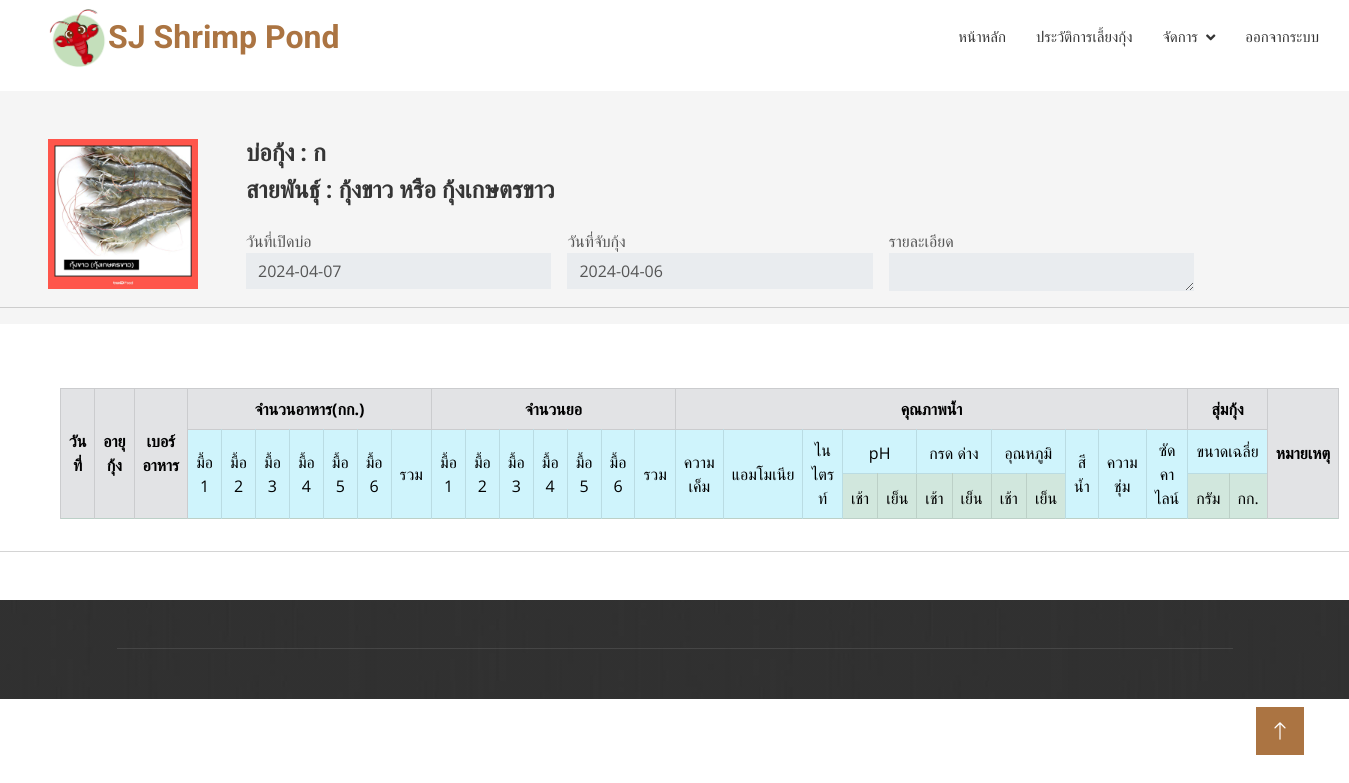
Page /infoshrimp_cp.php?ISP_ID=1 (signed in) on the committed database.
### tables this page shows
CREATE TABLE `shr_infoshrimp` (
  `ISP_ID` int(11) NOT NULL,
  `PON_ID` int(11) NOT NULL COMMENT 'บ่อ',
  `BRE_ID` int(11) NOT NULL COMMENT 'สายพันธุ์',
  `ISP_START` date DEFAULT NULL COMMENT 'วันที่เปิด',
  `ISP_END` date DEFAULT NULL COMMENT 'วันที่ปิด',
  `ISP_STAMP` timestamp NOT NULL DEFAULT current_timestamp() ON UPDATE current_timestamp(),
  `ISP_STATUS` varchar(3) NOT NULL COMMENT 'สถานะ',
  `ISP_NOTE` text NOT NULL,
  `ISP_ITEM` int(11) NOT NULL,
  `ISP_PRICE` decimal(5,2) NOT NULL COMMENT 'ราคากุ้งต่อตัว',
  `ISP_PRICE_OTH` int(11) NOT NULL DEFAULT 0,
  `ISP_ENDITEMKG` int(11) DEFAULT NULL,
  `ISP_ENDPRICEKG` int(11) DEFAULT NULL
);

CREATE TABLE `shr_breed` (
  `BRE_ID` int(11) NOT NULL,
  `BRE_NAME` varchar(50) NOT NULL,
  `BRE_STATUS` varchar(3) DEFAULT NULL,
  `BRE_STAMP` timestamp NOT NULL DEFAULT current_timestamp() ON UPDATE current_timestamp(),
  `BRE_IMG` varchar(100) NOT NULL
);

CREATE TABLE `shr_pond` (
  `PON_ID` int(11) NOT NULL,
  `PON_NAME` varchar(50) NOT NULL,
  `PON_STAMP` timestamp NOT NULL DEFAULT current_timestamp() ON UPDATE current_timestamp(),
  `PON_STATUS` varchar(2) DEFAULT NULL,
  `PON_DELETE` int(11) DEFAULT NULL
);

### config/connectdb.php (called while the page is built, shortened)
<?php
class Database
{
    private static $link = null;
    private static function getLink()
    {
        if (self::$link) {
            return self::$link;
        }
        self::$link = new PDO("mysql:host=" . DB_HOST . ";dbname=" . DB_NAME . ";charset=utf8", DB_USERNAME, DB_PASSWORD);
        self::$link->setAttribute(PDO::ATTR_ERRMODE, PDO::ERRMODE_EXCEPTION);
        return self::$link;
    }
    public static function __callStatic($name, $args)
    {
        $callback = array(self::getLink(), $name);
        return call_user_func_array($callback, $args);
    }
}
?>

### infoshrimp_cp.php (the view, shortened to what this page needs)
<!DOCTYPE html>
<html lang="en">
<head>
    <?php include ("inc/head.php") ?>
</head>
<body>
    <?php include ("inc/header.php") ?>
    <?php
    $isp_rco = Database::query("SELECT * FROM `shr_infoshrimp`
        INNER JOIN shr_pond ON shr_infoshrimp.PON_ID = shr_pond.PON_ID
        INNER JOIN shr_breed ON shr_infoshrimp.BRE_ID = shr_breed.BRE_ID
        WHERE shr_infoshrimp.ISP_ID  = '{$_GET["ISP_ID"]}' ;
        ", PDO::FETCH_OBJ)->fetch(PDO::FETCH_OBJ);
    ?>
    <div class="container-fluid bg-light overflow-hidden px-lg-0" style="margin: 1rem 0;">
        <div class="container quote px-lg-0">
            <div class="row g-0 mx-lg-0 p-5 pb-0">
                <div class="col-lg-2 ps-lg-0" style="width: 150px;">
                    <div class="position-relative h-100">
                        <img class="position-absolute img-fluid" src="img/BRE/<?php echo $isp_rco->BRE_IMG ?>"
                            style="object-fit: cover;" alt="">
                    </div>
                </div>
                <div class="col-lg-10 p-5 pt-0 pb-0  " data-wow-delay="0.5s">
                    <div class=" pe-lg-0">
                        <div class="row g-3">
                            <div class="col-12 col-sm-12">
                                <div class="row">
                                    <div class="col">
                                        <h4>
                                            บ่อกุ้ง :
                                            <?php echo $isp_rco->PON_NAME ?>
                                        </h4>
                                        <h4>
                                            สายพันธุ์ :
                                            <?php echo $isp_rco->BRE_NAME ?>
                                        </h4>
                                    </div>
                                    <div class="col">
                                    </div>
                                </div>
                            </div>
                            <div class="col-12 col-sm-4">
                                <label for="">วันที่เปิดบ่อ</label>
                                <input type="text" class="form-control border-0" disabled style=""
                                    value="<?php echo $isp_rco->ISP_START ?>">
                            </div>
                            <div class="col-12 col-sm-4">
                                <label for="">วันที่จับกุ้ง</label>
                                <input type="text" class="form-control border-0" disabled style=""
                                    value="<?php echo $isp_rco->ISP_END ?? '-' ?>">
                            </div>
                            <div class="col-sm-4">
                                <label for="">รายละเอียด</label>
                                <textarea class="form-control border-0" rows="1"
                                    disabled><?php echo $isp_rco->ISP_NOTE ?? '-' ?></textarea>
                            </div>
                        </div>
                    </div>
                </div>
            </div>
            <hr>
        </div>
    </div>
    <div class="container-fluid">
        <div class="row g-0 mx-lg-0 p-5 pb-0">
            <div class="col-sm-12">
                <table id="mainTable" class=" table table-bordered" style="width: 100%; ">
                    <thead>
                        <tr class="table-secondary">
                            <th rowspan="3" class="text-center" style="vertical-align : middle;text-align:center;">
                                วันที่</th>
                            <th rowspan="3" class="text-center" style="vertical-align : middle;text-align:center;">
                                อายุกุ้ง</th>
                            <th rowspan="3" class="text-center" style="vertical-align : middle;text-align:center;">
                                เบอร์<br>อาหาร</th>
                            <th colspan="7" class="text-center" style="vertical-align : middle;text-align:center;">
                                จำนวนอาหาร(กก.)</th>
                            <th colspan="7" class="text-center" style="vertical-align : middle;text-align:center;">
                                จำนวนยอ</th>
                            <th colspan="12" class="text-center" style="vertical-align : middle;text-align:center;">
                                คุณภาพน้ำ</th>
                            <th colspan="2" class="text-center" style="vertical-align : middle;text-align:center;">
                                สุ่มกุ้ง</th>
                            <th rowspan="3" class="text-center" style="vertical-align : middle;text-align:center;">
                                หมายเหตุ</th>
                        </tr>
                        <tr class="table-info">
                            <td rowspan="2" class="text-center" style="vertical-align : middle;text-align:center;">
                                มื้อ 1</td>
                            <td rowspan="2" class="text-center" style="vertical-align : middle;text-align:center;">
                                มื้อ 2</td>
                            <td rowspan="2" class="text-center" style="vertical-align : middle;text-align:center;">
                                มื้อ 3</td>
                            <td rowspan="2" class="text-center" style="vertical-align : middle;text-align:center;">
                                มื้อ 4</td>
                            <td rowspan="2" class="text-center" style="vertical-align : middle;text-align:center;">
                                มื้อ 5</td>
                            <td rowspan="2" class="text-center" style="vertical-align : middle;text-align:center;">
                                มื้อ 6</td>
                            <td rowspan="2" class="text-center" style="vertical-align : middle;text-align:center;">
                                รวม</td>
                            <td rowspan="2" class="text-center" style="vertical-align : middle;text-align:center;">
                                มื้อ 1</td>
                            <td rowspan="2" class="text-center" style="vertical-align : middle;text-align:center;">
                                มื้อ 2</td>
                            <td rowspan="2" class="text-center" style="vertical-align : middle;text-align:center;">
                                มื้อ 3</td>
                            <td rowspan="2" class="text-center" style="vertical-align : middle;text-align:center;">
                                มื้อ 4</td>
                            <td rowspan="2" class="text-center" style="vertical-align : middle;text-align:center;">
                                มื้อ 5</td>
                            <td rowspan="2" class="text-center" style="vertical-align : middle;text-align:center;">
                                มื้อ 6</td>
                            <td rowspan="2" class="text-center" style="vertical-align : middle;text-align:center;">
                                รวม</td>
                            <td rowspan="2" class="text-center" style="vertical-align : middle;text-align:center;">
                                ความ เค็ม</td>
                            <td rowspan="2" class="text-center" style="vertical-align : middle;text-align:center;">
                                แอมโมเนีย</td>
                            <td rowspan="2" class="text-center" style="vertical-align : middle;text-align:center;">
                                ไนไตรท์</td>
                            <td rowspan="1" colspan="2" class="text-center">pH</td>
                            <td rowspan="1" colspan="2" class="text-center">กรด ด่าง</td>
                            <td rowspan="1" colspan="2" class="text-center">อุณหภูมิ</td>
                            <td rowspan="2" class="text-center" style="vertical-align : middle;text-align:center;">
                                สีน้ำ</td>
                            <td rowspan="2" class="text-center" style="vertical-align : middle;text-align:center;">
                                ความชุ่ม</td>
                            <td rowspan="2" class="text-center" style="vertical-align : middle;text-align:center;">
                                ซัดคาไลน์</td>
                            <td rowspan="1" colspan="2" class="text-center"
                                style="vertical-align : middle;text-align:center;">
                                ขนาดเฉลี่ย</td>
                        </tr>
                        <tr class="table-success">
                            <td class="text-center">เช้า</td>
                            <td class="text-center">เย็น</td>
                            <td class="text-center">เช้า</td>
                            <td class="text-center">เย็น</td>
                            <td class="text-center">เช้า</td>
                            <td class="text-center">เย็น</td>
                            <td class="text-center">กรัม</td>
                            <td class="text-center">กก.</td>
                        </tr>
                    </thead>
                </table>
            </div>
        </div>
    </div>
    <hr>
    <?php include ("inc/footer.php") ?>
</body>
</html>

### css/style.css (style rules this page uses)
:root { --primary: #AB7442; --light: #F5F5F5; --dark: #353535; }
@media (min-width: 992px) { .container.quote { max-width: 100% !important; } }

### rows in the picture
shr_infoshrimp: BRE_ID.BRE_IMG (picture), PON_ID.PON_NAME "ก", BRE_ID.BRE_NAME "กุ้งขาว หรือ กุ้งเกษตรขาว", ISP_START "2024-04-07", ISP_END "2024-04-06"
